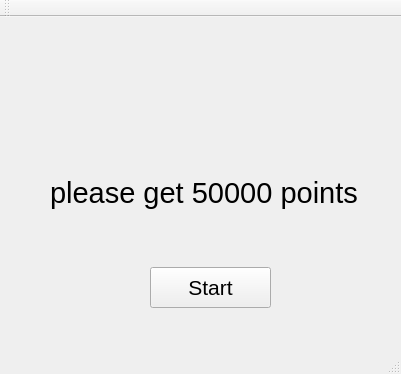
<?xml version="1.0" encoding="UTF-8"?>
<ui version="4.0">
 <class>MainWindow</class>
 <widget class="QMainWindow" name="MainWindow">
  <property name="geometry">
   <rect>
    <x>0</x>
    <y>0</y>
    <width>401</width>
    <height>374</height>
   </rect>
  </property>
  <property name="windowTitle">
   <string>MainWindow</string>
  </property>
  <widget class="QWidget" name="centralWidget">
   <widget class="QPushButton" name="pushButton">
    <property name="geometry">
     <rect>
      <x>150</x>
      <y>250</y>
      <width>121</width>
      <height>41</height>
     </rect>
    </property>
    <property name="font">
     <font>
      <pointsize>16</pointsize>
     </font>
    </property>
    <property name="text">
     <string>Start</string>
    </property>
   </widget>
   <widget class="QLabel" name="label">
    <property name="geometry">
     <rect>
      <x>50</x>
      <y>110</y>
      <width>321</width>
      <height>131</height>
     </rect>
    </property>
    <property name="font">
     <font>
      <pointsize>22</pointsize>
     </font>
    </property>
    <property name="text">
     <string>please get 50000 points</string>
    </property>
   </widget>
  </widget>
  <widget class="QMenuBar" name="menuBar">
   <property name="geometry">
    <rect>
     <x>0</x>
     <y>0</y>
     <width>401</width>
     <height>28</height>
    </rect>
   </property>
  </widget>
  <widget class="QToolBar" name="mainToolBar">
   <attribute name="toolBarArea">
    <enum>TopToolBarArea</enum>
   </attribute>
   <attribute name="toolBarBreak">
    <bool>false</bool>
   </attribute>
  </widget>
  <widget class="QStatusBar" name="statusBar"/>
 </widget>
 <layoutdefault spacing="6" margin="11"/>
 <resources/>
 <connections/>
</ui>
